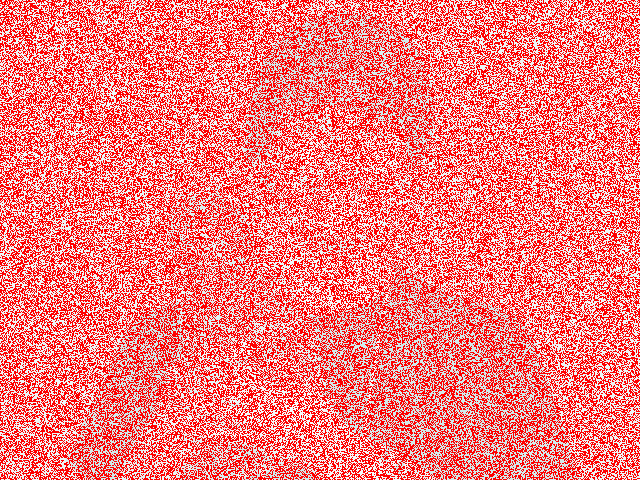
#> input picture pset4/bmp/clue.bmp, 640 x 480 px
$ python whodunit.py
#> lines starting #> are read from the running program, lines starting #| are printed output that depends on the picture
from PIL import Image
im = Image.open("clue.bmp")
#> im is the input picture: PIL image 640x480 RGB; mean R, G, B 242.6, 121.4, 121.4

for x in xrange(im.size[0]):
    for y in xrange(im.size[1]):
        r,g,b = im.getpixel((x,y))
        if r==255 or g==246 :
            #print r,g,b
            b=255
            g=255
            r=255

        im.putpixel((x,y),(r,g,b))
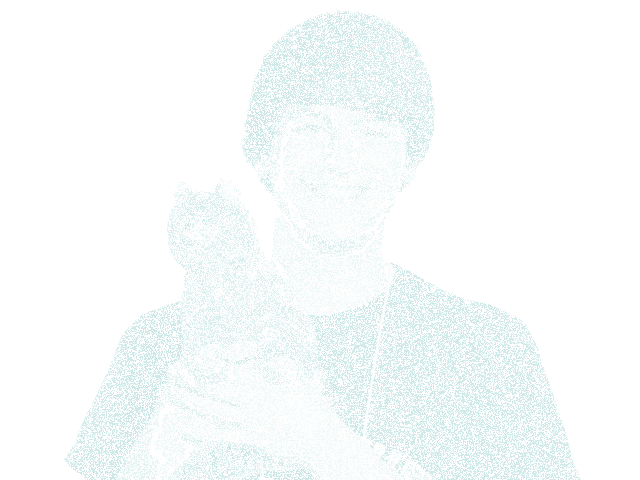
#> im: PIL image 640x480 RGB; mean R, G, B 248.1, 251.8, 251.8
im.save('verdict.bmp')
